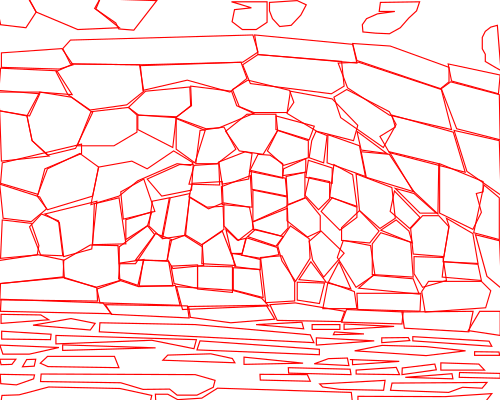
#> input picture manual-trace-5-1.png, 500 x 400 px
$ python Findthearea.py
#> lines starting #> are read from the running program, lines starting #| are printed output that depends on the picture; after the words box and inside, x2 and y2 are one past the last pixel; in counts of white or black regions, pixels touching at a corner belong together
# Re-run the area detection function and then plot the histogram

from PIL import Image
import numpy as np
from scipy.ndimage import label
import matplotlib.pyplot as plt

# Define the function
def find_enclosed_areas_per_region(image_path, red_threshold=125):
#> called with image_path = 'manual-trace-5-1.png', red_threshold = 125
    image = Image.open(image_path).convert('RGB')
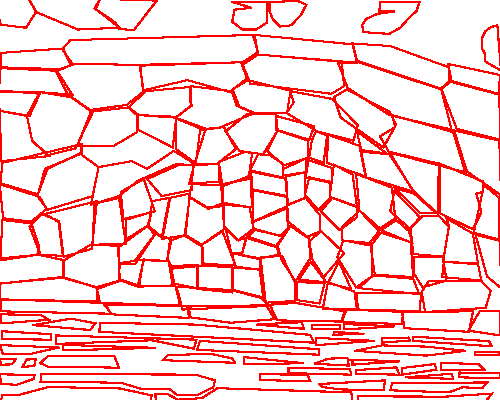
#> image: PIL image 500x400 RGB; mean R, G, B 255, 203.4, 203.4
    data = np.array(image)

    # Step 1: Identify red pixels (tolerance-based)
    red_mask = (data[:, :, 0] > 200) & (data[:, :, 1] < red_threshold) & (data[:, :, 2] < red_threshold)
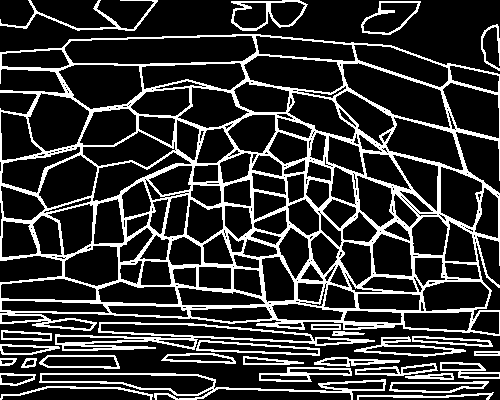
#> red_mask: shape (400, 500) bool; 20.2% white; 29 white regions, largest, box (x1, y1, x2, y2) and area: (0, 34, 500, 336) 28284, (55, 322, 375, 351) 2208, (39, 373, 386, 400) 1564

    # Step 2: Invert red mask -> non-red regions (black or in-between areas)
    non_red_mask = ~red_mask

    # Step 3: Label connected non-red components
    structure = np.ones((3, 3), dtype=int)  # 8-connectivity
    labeled, num_features = label(non_red_mask, structure=structure)
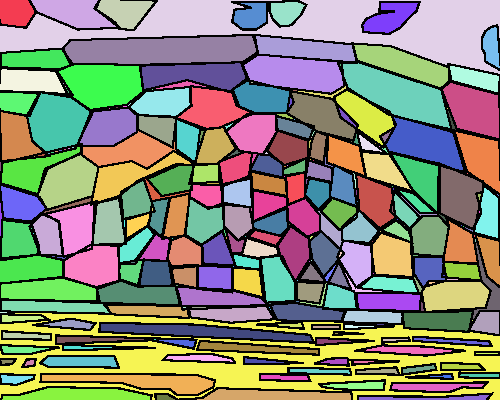
#> labeled: shape (400, 500) int32; 285 distinct labels, from 0 to 284; one colour per label, 0 black
#> num_features = 284

    # Step 4: Detect and exclude border-touching components
    border_labels = set(np.unique(np.concatenate([
        labeled[0, :], labeled[-1, :], labeled[:, 0], labeled[:, -1]
    ])))
#> border_labels = 20 items

    # Step 5: Measure area for each enclosed region
    region_areas = []
    for label_id in range(1, num_features + 1):
        if label_id not in border_labels:
            area = np.sum(labeled == label_id)
            region_areas.append(area)
#> this loop made 284 passes
#> area on passes 5, 6, 7, 9, 10, 11, 12, 13, 14, 15, 17, 18: 570, 638, 953, 4445, 1586, 1912, 990, 2620, 1970, 3481, 2780, 728
#> after the loop, region_areas = 265 values, max 4445 at index 3, min 1 at index 16, mean 440.8

    return region_areas

# Apply function to the image
image_path = "manual-trace-5-1.png"
areas = find_enclosed_areas_per_region(image_path)
#> areas has the same summary as region_areas in find_enclosed_areas_per_region

# Plot the distribution of region areas
plt.figure(figsize=(10, 6))
plt.hist(areas, bins=30, color='lightcoral', edgecolor='black')
plt.title('Distribution of Enclosed Region Areas')
plt.xlabel('Area (pixels)')
plt.ylabel('Number of Regions')
plt.grid(True)
plt.tight_layout()
plt.show()
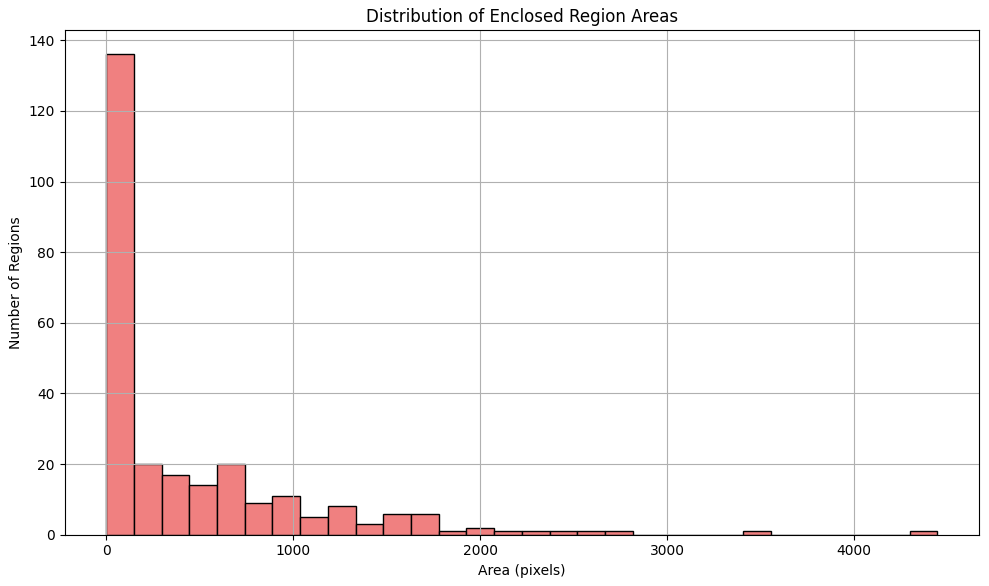
#> figure drawn by matplotlib, 1 panel; tallest bar 136 high, from x = 1 to 149.1

$ run again, with manual-trace-2-1.png copied over manual-trace-5-1.png
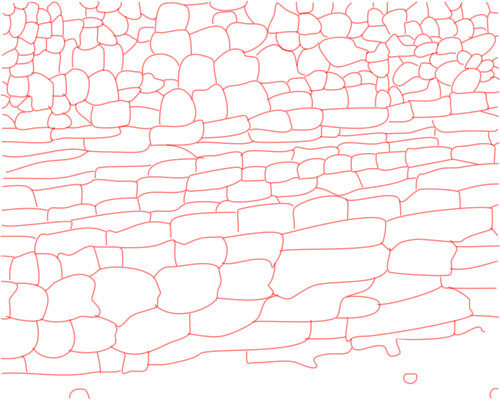
#> input picture manual-trace-2-1.png, 500 x 400 px
#> red_mask: shape (400, 500) bool; 17.4% white in thin lines or dots
#> non_red_mask: shape (400, 500) bool; 82.6% white; black in thin lines or dots
#> in find_enclosed_areas_per_region, `labeled, num_features = label(non_red_mask, structure=structure)`:
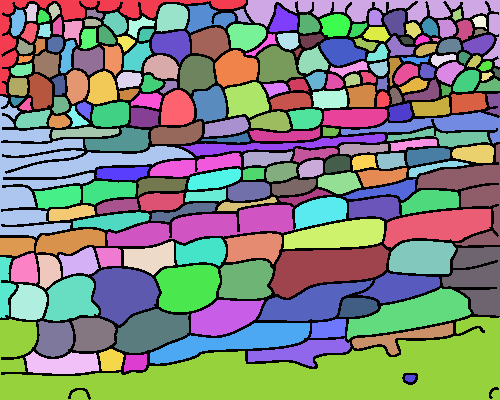
#> labeled: shape (400, 500) int32; 212 distinct labels, from 0 to 211; one colour per label, 0 black
#> num_features = 211
#> border_labels = 13 items
#> the loop in find_enclosed_areas_per_region, `for label_id in range(1, num_features + 1):` made 211 passes
#> area on passes 3 to 10: 113, 157, 712, 775, 491, 278, 92, 120
#> after the loop in find_enclosed_areas_per_region, `for label_id in range(1, num_features + 1):`: region_areas = 199 values, max 3907 at index 164, min 20 at index 46, mean 604.9
#> areas has the same summary as region_areas in find_enclosed_areas_per_region
#> `plt.show()`:
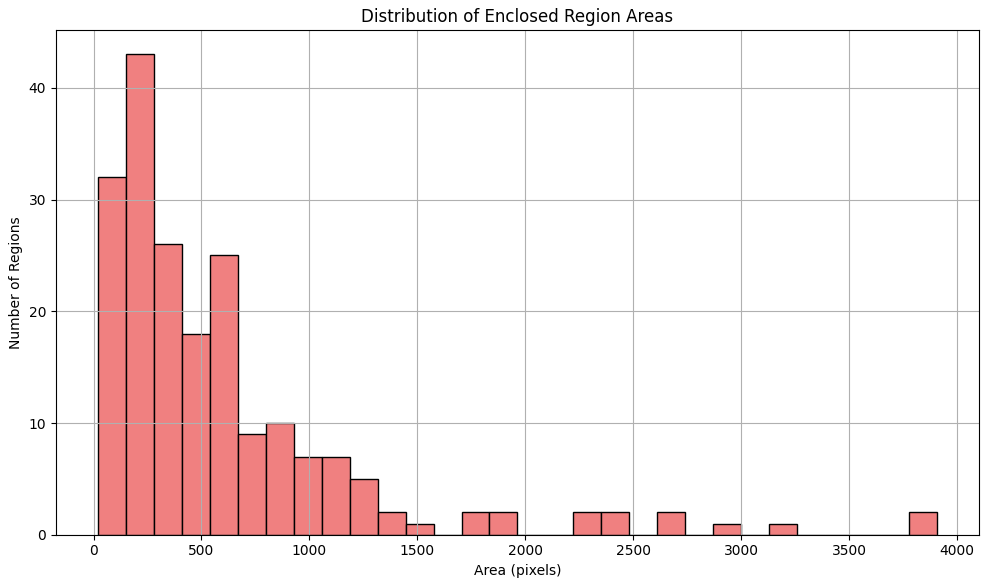
#> figure drawn by matplotlib, 1 panel; tallest bar 43 high, from x = 149.6 to 279.1

$ run again, with manual-trace-2-2.png copied over manual-trace-5-1.png
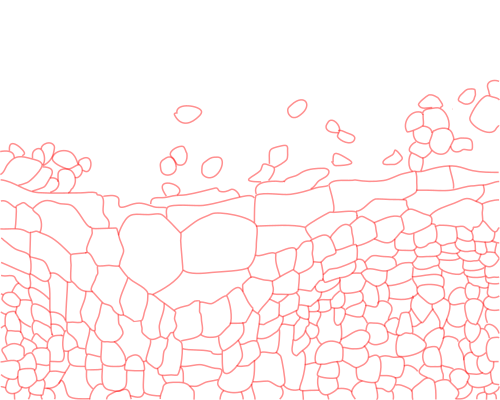
#> input picture manual-trace-2-2.png, 500 x 400 px
#> red_mask: shape (400, 500) bool; 14.3% white in thin lines or dots, all inside (x1, y1, x2, y2) = (0, 79, 500, 400)
#> in find_enclosed_areas_per_region, `labeled, num_features = label(non_red_mask, structure=structure)`:
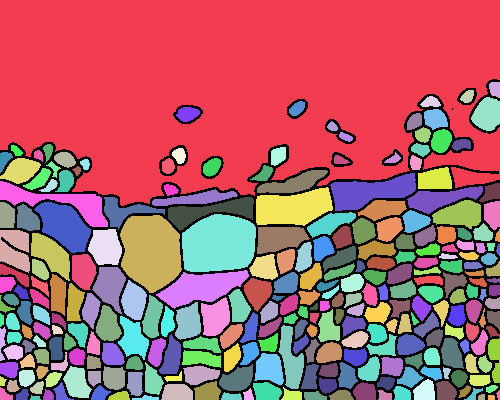
#> labeled: shape (400, 500) int32; 277 distinct labels, from 0 to 276; one colour per label, 0 black
#> num_features = 276
#> border_labels = 52 items
#> the loop in find_enclosed_areas_per_region, `for label_id in range(1, num_features + 1):` made 276 passes
#> area on passes 3, 4, 6, 7, 8, 9, 10, 11: 129, 157, 163, 253, 374, 193, 74, 183
#> after the loop in find_enclosed_areas_per_region, `for label_id in range(1, num_features + 1):`: region_areas = 225 values, max 3697 at index 46, min 36 at index 128, mean 347.8
#> areas has the same summary as region_areas in find_enclosed_areas_per_region
#> `plt.show()`:
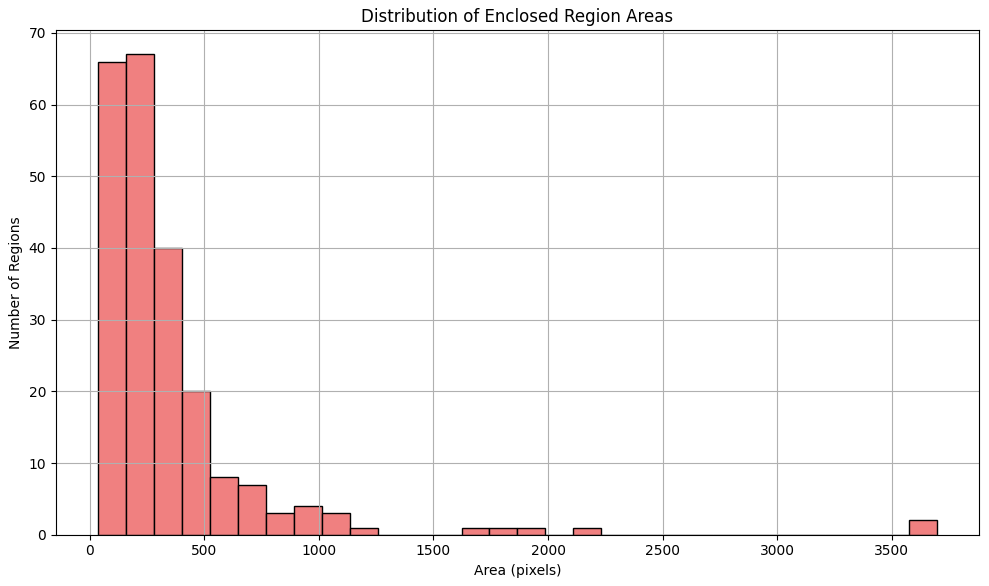
#> figure drawn by matplotlib, 1 panel; tallest bar 67 high, from x = 158 to 280.1

$ run again, with manual-trace-2-3.png copied over manual-trace-5-1.png
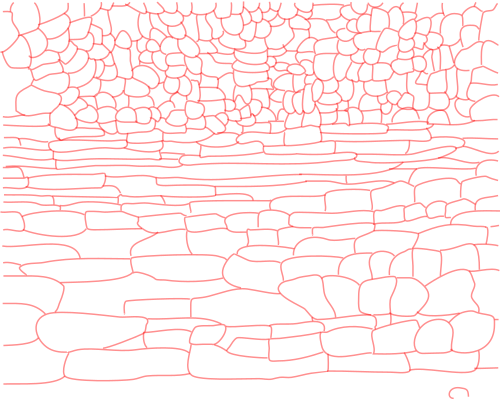
#> input picture manual-trace-2-3.png, 500 x 400 px
#> red_mask: shape (400, 500) bool; 21.3% white in thin lines or dots
#> non_red_mask: shape (400, 500) bool; 78.7% white; black in thin lines or dots
#> in find_enclosed_areas_per_region, `labeled, num_features = label(non_red_mask, structure=structure)`:
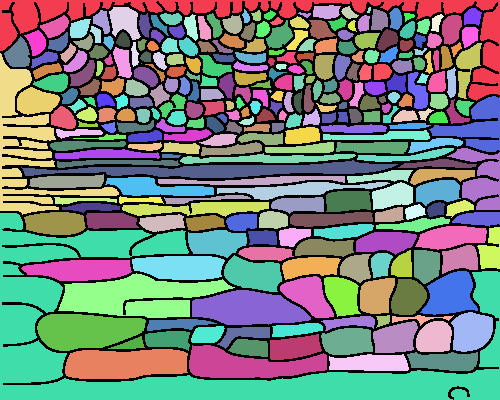
#> labeled: shape (400, 500) int32; 305 distinct labels, from 0 to 304; one colour per label, 0 black
#> num_features = 304
#> border_labels = 8 items
#> the loop in find_enclosed_areas_per_region, `for label_id in range(1, num_features + 1):` made 304 passes
#> area on passes 2, 3, 4, 6, 7, 8, 9, 10: 315, 127, 700, 214, 240, 69, 288, 250
#> after the loop in find_enclosed_areas_per_region, `for label_id in range(1, num_features + 1):`: region_areas = 297 values, max 4705 at index 271, min 1 at index 100, mean 394.8
#> areas has the same summary as region_areas in find_enclosed_areas_per_region
#> `plt.show()`:
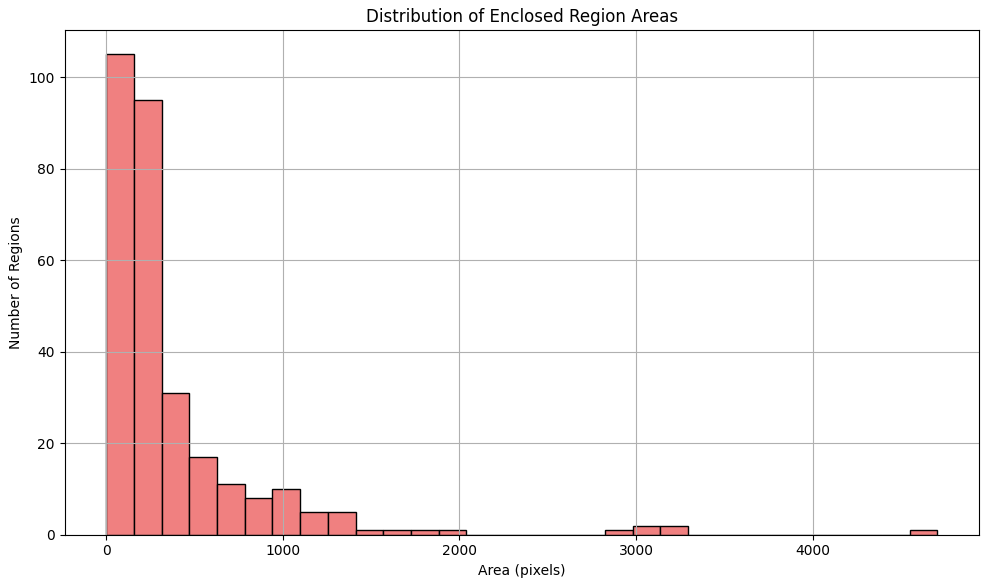
#> figure drawn by matplotlib, 1 panel; tallest bar 105 high, from x = 1 to 157.8
